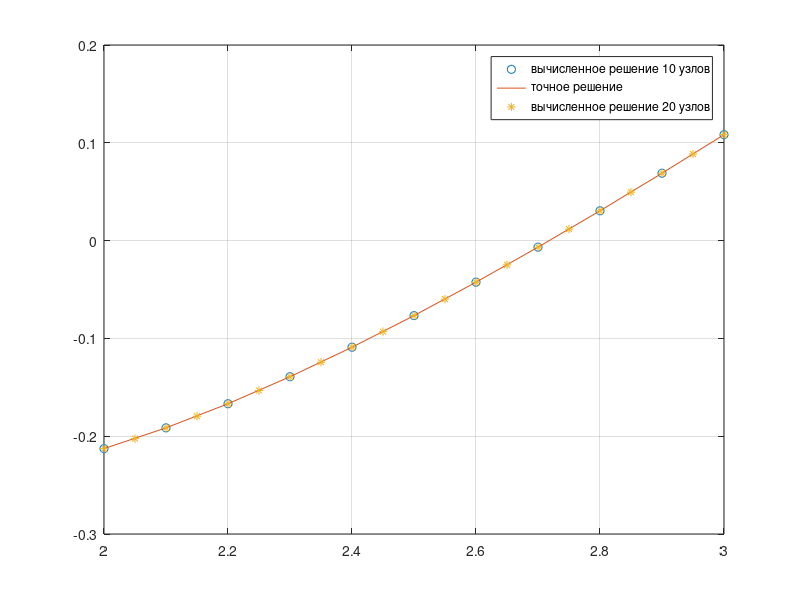
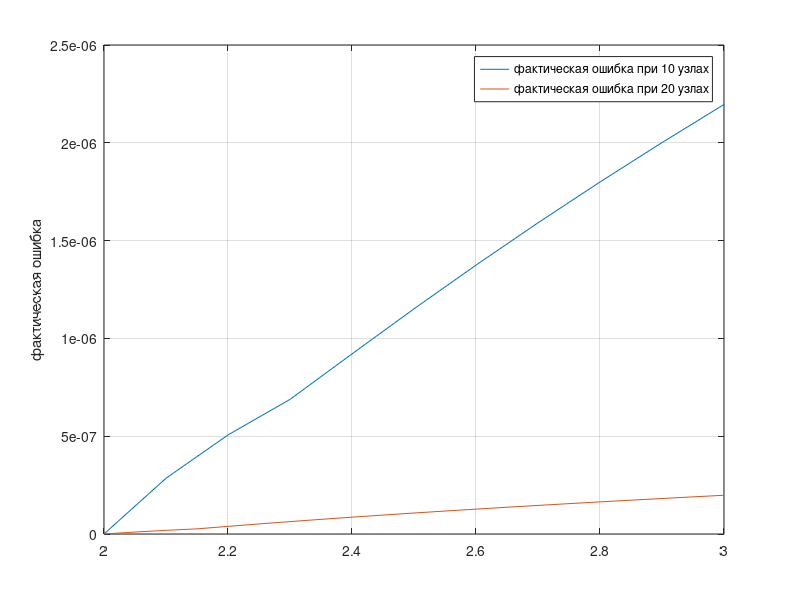

Source code (MATLAB) for these figures, in order: (Note: this script raises an error after producing the figures.)
figure
nodes10 = load("nodes10.txt");
nodes20 = load("nodes20.txt");

plot(nodes10(:, 1), nodes10(:,2), 'o', nodes10(:, 1), nodes10(:,3), nodes20(:, 1), nodes20(:,2), '*');
hold on;
grid on;
legend('вычисленное решение 10 узлов','точное решение', 'вычисленное решение 20 узлов')

figure
plot(nodes10(:, 1), nodes10(:,4), nodes20(:, 1), nodes20(:,4))
hold on;
grid on;
legend('фактическая ошибка при 10 узлах','фактическая ошибка при 20 узлах')
ylabel('фактическая ошибка') 

figure
data = load("ERROR.txt");

f =@ (x) (x.^4);
func = f(data(:, 1));
loglog(data(:, 1), data(:,2), data(:, 1), func);
hold on;
grid on;
legend('фатическая ошибка','h^p, p=4')
xlabel('длина отрезка разбиения') 
ylabel('фактическая ошибка') 
